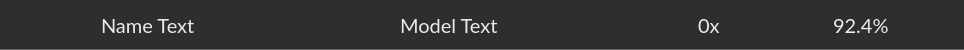
<?xml version="1.0" encoding="UTF-8"?>
<ui version="4.0">
 <class>ClassifierTile</class>
 <widget class="QWidget" name="ClassifierTile">
  <property name="geometry">
   <rect>
    <x>0</x>
    <y>0</y>
    <width>964</width>
    <height>50</height>
   </rect>
  </property>
  <property name="minimumSize">
   <size>
    <width>0</width>
    <height>50</height>
   </size>
  </property>
  <property name="maximumSize">
   <size>
    <width>16777215</width>
    <height>50</height>
   </size>
  </property>
  <property name="cursor">
   <cursorShape>PointingHandCursor</cursorShape>
  </property>
  <property name="windowTitle">
   <string>Form</string>
  </property>
  <property name="styleSheet">
   <string notr="true">QWidget {
	background-color: #2e2e2e;
	border-bottom: 1px solid #666666;
    border-top-left-radius: 0px;
	border-top-right-radius: 0px;
	border-bottom-left-radius: 0px;
	border-bottom-right-radius: 0px;
}

QWidget:hover {
	background-color: #131313;
}</string>
  </property>
  <layout class="QHBoxLayout" name="horizontalLayout">
   <property name="spacing">
    <number>15</number>
   </property>
   <item>
    <widget class="QPushButton" name="button_labelDelete">
     <property name="maximumSize">
      <size>
       <width>30</width>
       <height>16777215</height>
      </size>
     </property>
     <property name="cursor">
      <cursorShape>PointingHandCursor</cursorShape>
     </property>
     <property name="styleSheet">
      <string notr="true">QPushButton {
    background-color: transparent;
    border: none;
}</string>
     </property>
     <property name="text">
      <string/>
     </property>
     <property name="icon">
      <iconset>
       <normaloff>ui/_pics/icons/delete_grey.png</normaloff>ui/_pics/icons/delete_grey.png</iconset>
     </property>
     <property name="iconSize">
      <size>
       <width>30</width>
       <height>30</height>
      </size>
     </property>
    </widget>
   </item>
   <item>
    <widget class="QPushButton" name="button_labelRename">
     <property name="maximumSize">
      <size>
       <width>30</width>
       <height>16777215</height>
      </size>
     </property>
     <property name="cursor">
      <cursorShape>PointingHandCursor</cursorShape>
     </property>
     <property name="styleSheet">
      <string notr="true">QPushButton {
    background-color: transparent;
    border: none;
	background-image: url(&quot;ui/_pics/icons/classifier_grey.png&quot;);
}</string>
     </property>
     <property name="text">
      <string/>
     </property>
     <property name="icon">
      <iconset>
       <normaloff>ui/_pics/icons/edit_grey.png</normaloff>ui/_pics/icons/edit_grey.png</iconset>
     </property>
     <property name="iconSize">
      <size>
       <width>30</width>
       <height>30</height>
      </size>
     </property>
    </widget>
   </item>
   <item>
    <widget class="QLabel" name="label_name">
     <property name="font">
      <font>
       <family>Lato</family>
       <pointsize>15</pointsize>
       <fontweight>Light</fontweight>
      </font>
     </property>
     <property name="cursor">
      <cursorShape>PointingHandCursor</cursorShape>
     </property>
     <property name="styleSheet">
      <string notr="true">border: None;
color: #ebebeb;
background-color: transparent;
</string>
     </property>
     <property name="text">
      <string>Name Text</string>
     </property>
    </widget>
   </item>
   <item>
    <widget class="QLabel" name="label_model">
     <property name="font">
      <font>
       <family>Lato</family>
       <pointsize>15</pointsize>
       <fontweight>Light</fontweight>
      </font>
     </property>
     <property name="styleSheet">
      <string notr="true">border: None;
color: #ebebeb;
background-color: transparent;</string>
     </property>
     <property name="text">
      <string>Model Text</string>
     </property>
    </widget>
   </item>
   <item>
    <widget class="QLabel" name="consensus_peak_counter">
     <property name="maximumSize">
      <size>
       <width>120</width>
       <height>16777215</height>
      </size>
     </property>
     <property name="font">
      <font>
       <family>Lato</family>
       <pointsize>15</pointsize>
       <fontweight>Light</fontweight>
      </font>
     </property>
     <property name="cursor">
      <cursorShape>PointingHandCursor</cursorShape>
     </property>
     <property name="layoutDirection">
      <enum>Qt::LayoutDirection::LeftToRight</enum>
     </property>
     <property name="styleSheet">
      <string notr="true">border: None;
color: #ebebeb;
background-color: transparent;</string>
     </property>
     <property name="text">
      <string>0x</string>
     </property>
     <property name="alignment">
      <set>Qt::AlignmentFlag::AlignLeading|Qt::AlignmentFlag::AlignLeft|Qt::AlignmentFlag::AlignVCenter</set>
     </property>
    </widget>
   </item>
   <item>
    <widget class="QLabel" name="label_result">
     <property name="maximumSize">
      <size>
       <width>120</width>
       <height>16777215</height>
      </size>
     </property>
     <property name="font">
      <font>
       <family>Lato</family>
       <pointsize>15</pointsize>
       <kerning>true</kerning>
       <fontweight>Light</fontweight>
      </font>
     </property>
     <property name="styleSheet">
      <string notr="true">border: None;
color: #ebebeb;
background-color: transparent;</string>
     </property>
     <property name="text">
      <string>92.4%</string>
     </property>
    </widget>
   </item>
  </layout>
 </widget>
 <resources/>
 <connections/>
</ui>
